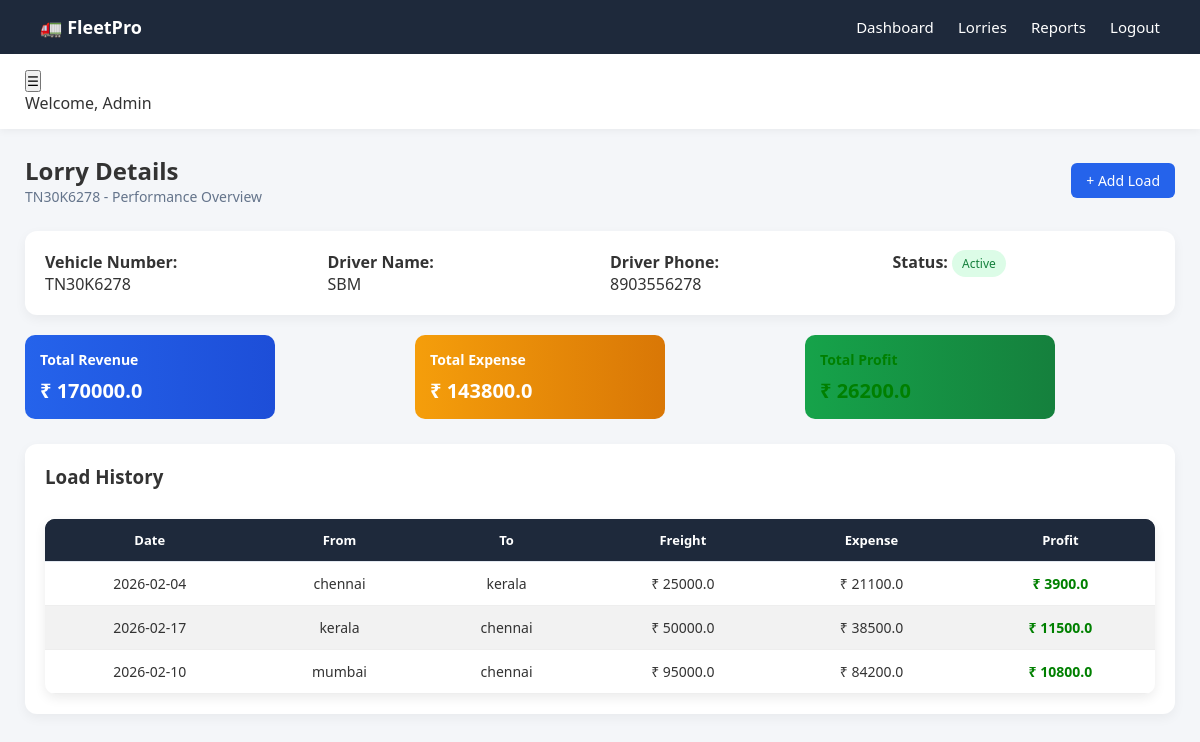
Page /lorry/1 (signed in) on the committed database.
### models/lorry_model.py (models this page shows, shortened)
class Lorry(db.Model):
    __tablename__ = "lorries"
    id = db.Column(db.Integer, primary_key=True)
    vehicle_number = db.Column(db.String(50), unique=True, nullable=False)
    driver_name = db.Column(db.String(100), nullable=False)
    driver_phone = db.Column(db.String(20), nullable=False)
    rc_expiry = db.Column(db.Date)
    insurance_expiry = db.Column(db.Date)
    permit_expiry = db.Column(db.Date)
    status = db.Column(db.String(20), default="active")
    created_at = db.Column(db.DateTime, default=datetime.utcnow)
    user_id = db.Column(db.Integer, db.ForeignKey("users.id"), nullable=False)
    loads = db.relationship("Load", backref="lorry", lazy=True, cascade="all, delete-orphan")

### models/load_model.py (models this page shows, shortened)
class Load(db.Model):
    __tablename__ = "loads"
    id = db.Column(db.Integer, primary_key=True)
    lorry_id = db.Column(db.Integer, db.ForeignKey("lorries.id"), nullable=False)
    date = db.Column(db.Date, nullable=False)
    from_location = db.Column(db.String(150), nullable=False)
    to_location = db.Column(db.String(150), nullable=False)
    freight_amount = db.Column(db.Float, nullable=False)
    diesel_amount = db.Column(db.Float, default=0)
    rto_amount = db.Column(db.Float, default=0)
    toll_amount = db.Column(db.Float, default=0)
    driver_bata = db.Column(db.Float, default=0)
    maintenance_amount = db.Column(db.Float, default=0)
    other_expense = db.Column(db.Float, default=0)
    created_at = db.Column(db.DateTime, default=datetime.utcnow)
    @property
    def total_expense(self):
        return (
            (self.diesel_amount or 0) +
            (self.rto_amount or 0) +
            (self.toll_amount or 0) +
            (self.driver_bata or 0) +
            (self.maintenance_amount or 0) +
            (self.other_expense or 0)
        )
    @property
    def profit(self):
        return (self.freight_amount or 0) - self.total_expense

### routes/lorry_routes.py (the view)
@lorry_bp.route("/lorry/<int:lorry_id>")
@login_required
def lorry_details(lorry_id):
    lorry = Lorry.query.get_or_404(lorry_id)
    loads = Load.query.filter_by(lorry_id=lorry.id).all()
    total_revenue = sum(load.freight_amount for load in loads)
    total_expense = sum(load.total_expense for load in loads)
    total_profit = total_revenue - total_expense
    return render_template(
        "lorry_details.html",
        lorry=lorry,
        loads=loads,
        total_revenue=total_revenue,
        total_expense=total_expense,
        total_profit=total_profit
    )

### templates/lorry_details.html
{% extends "base.html" %}
{% block content %}
<div class="page-header">
    <div>
        <h2>Lorry Details</h2>
        <p>{{ lorry.vehicle_number }} - Performance Overview</p>
    </div>
    <div>
        <a href="{{ url_for('load.add_load', lorry_id=lorry.id) }}" class="btn-primary">
            + Add Load
        </a>
    </div>
</div>
<div class="info-card">
    <div class="info-grid">
        <div>
            <strong>Vehicle Number:</strong>
            <p>{{ lorry.vehicle_number }}</p>
        </div>
        <div>
            <strong>Driver Name:</strong>
            <p>{{ lorry.driver_name }}</p>
        </div>
        <div>
            <strong>Driver Phone:</strong>
            <p>{{ lorry.driver_phone }}</p>
        </div>
        <div>
            <strong>Status:</strong>
            {% if lorry.status == "active" %}
                <span class="status active">Active</span>
            {% else %}
                <span class="status inactive">Inactive</span>
            {% endif %}
        </div>
    </div>
</div>
<div class="summary-cards">
    <div class="summary-card revenue">
        <h4>Total Revenue</h4>
        <p>₹ {{ total_revenue }}</p>
    </div>
    <div class="summary-card expense">
        <h4>Total Expense</h4>
        <p>₹ {{ total_expense }}</p>
    </div>
    <div class="summary-card profit">
        <h4>Total Profit</h4>
        <p>₹ {{ total_profit }}</p>
    </div>
</div>
<div class="table-section">
    <h3>Load History</h3>
    <table>
        <thead>
            <tr>
                <th>Date</th>
                <th>From</th>
                <th>To</th>
                <th>Freight</th>
                <th>Expense</th>
                <th>Profit</th>
            </tr>
        </thead>
        <tbody>
            {% for load in loads %}
            <tr>
                <td>{{ load.date }}</td>
                <td>{{ load.from_location }}</td>
                <td>{{ load.to_location }}</td>
                <td>₹ {{ load.freight_amount }}</td>
                <td>₹ {{ load.total_expense }}</td>
                <td>
                    {% if load.profit >= 0 %}
                        <span class="profit">₹ {{ load.profit }}</span>
                    {% else %}
                        <span class="loss">₹ {{ load.profit }}</span>
                    {% endif %}
                </td>
            </tr>
            {% else %}
            <tr>
                <td colspan="6">No loads available</td>
            </tr>
            {% endfor %}
        </tbody>
    </table>
</div>
{% endblock %}

### static/css/style.css (style rules this page uses)
* { margin: 0; padding: 0; box-sizing: border-box; }
body { font-family: 'Segoe UI', sans-serif; background-color: #f1f5f9; color: #1e293b; }
a { text-decoration: none; }
h2 { font-weight: 600; }
.page-header { display: flex; justify-content: space-between; align-items: center; margin-bottom: 25px; }
.page-header p { font-size: 14px; color: #64748b; }
.btn-primary { background: linear-gradient(90deg, #2563eb, #1d4ed8); padding: 10px 18px; border-radius: 8px; color: white; font-size: 14px; font-weight: 500; border: none; cursor: pointer; }
.status { padding: 5px 10px; border-radius: 20px; font-size: 12px; font-weight: 500; }
.status.active { background: #dcfce7; color: #15803d; }
.table-section { background: white; padding: 20px; border-radius: 12px; box-shadow: 0 4px 12px rgba(0,0,0,0.05); overflow-x: auto; }
table { width: 100%; border-collapse: collapse; }
thead { background: #f1f5f9; }
thead th { padding: 12px; font-size: 13px; text-align: left; }
tbody td { padding: 12px; font-size: 14px; border-top: 1px solid #e2e8f0; }
.summary-cards { display: grid; grid-template-columns: repeat(3, 1fr); gap: 20px; margin-bottom: 25px; }
.summary-card { padding: 20px; border-radius: 12px; color: white; }
.summary-card h4 { font-size: 14px; margin-bottom: 8px; }
.summary-card p { font-size: 20px; font-weight: 600; }
.summary-card.revenue { background: linear-gradient(90deg, #2563eb, #1d4ed8); }
.summary-card.expense { background: linear-gradient(90deg, #f59e0b, #d97706); }
.summary-card.profit { background: linear-gradient(90deg, #16a34a, #15803d); }
.info-card { background: white; padding: 20px; border-radius: 12px; margin-bottom: 20px; box-shadow: 0 4px 12px rgba(0,0,0,0.05); }
.info-grid { display: grid; grid-template-columns: repeat(4, 1fr); gap: 20px; }
.profit { color: #15803d; font-weight: 600; }
* { margin: 0; padding: 0; box-sizing: border-box; font-family: 'Segoe UI', sans-serif; }
body { background-color: #f4f6f9; color: #333; }
table { width: 100%; border-collapse: collapse; background: white; border-radius: 10px; overflow: hidden; box-shadow: 0px 4px 12px rgba(0,0,0,0.08); }
table thead { background: #1e293b; color: white; }
table th, table td { padding: 12px 15px; text-align: center; }
table tbody tr:nth-child(even) { background: #f2f2f2; }
.btn-primary { display: inline-block; padding: 8px 15px; background: #2563eb; color: white; border-radius: 6px; text-decoration: none; font-size: 14px; transition: 0.3s; }
body { background: #f4f6f9; }
table { width: 100%; margin-top: 30px; border-collapse: collapse; background: white; border-radius: 10px; overflow: hidden; box-shadow: 0 4px 12px rgba(0,0,0,0.08); }
table th { background: #1e293b; color: white; padding: 12px; }
table td { padding: 12px; border-bottom: 1px solid #eee; }
.summary-card { background: #f5f7fa; padding: 15px; border-radius: 10px; width: 250px; }
.profit { color: green; }

### rows in the picture
Lorry: vehicle_number "TN30K6278", driver_name "SBM", driver_phone "8903556278"
Load: date "2026-02-04", from_location "chennai", to_location "kerala", freight_amount "25000.0", total_expense "21100.0", profit "3900.0"
Load: date "2026-02-17", from_location "kerala", to_location "chennai", freight_amount "50000.0", total_expense "38500.0", profit "11500.0"
Load: date "2026-02-10", from_location "mumbai", to_location "chennai", freight_amount "95000.0", total_expense "84200.0", profit "10800.0"

### other values in the picture
{{ session.get('user_name', 'Admin') }} "Admin"
{{ total_revenue }} "170000.0"
{{ total_expense }} "143800.0"
{{ total_profit }} "26200.0"
